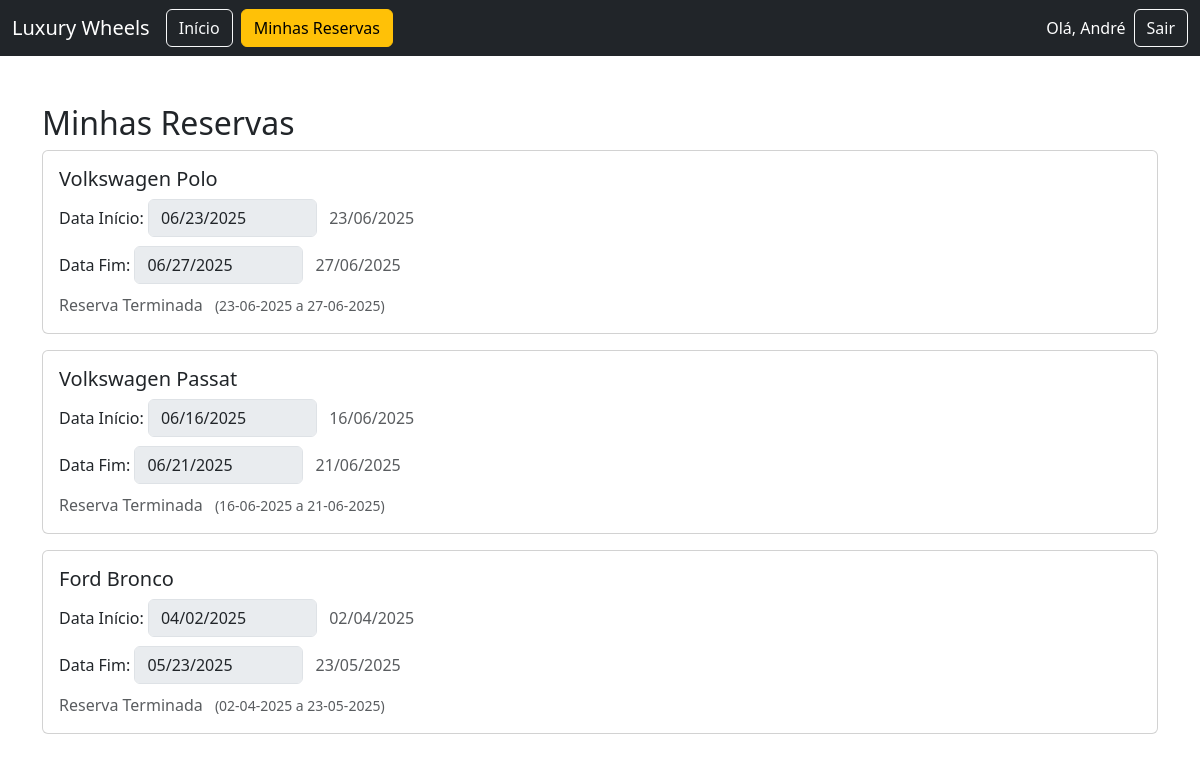
The page /minhas_reservas (signed in) on the database its author committed.
### tables this page shows
CREATE TABLE "reservas" (
	"id"	INTEGER NOT NULL,
	"cliente_id"	INTEGER,
	"veiculo_id"	INTEGER,
	"data_inicio"	TEXT,
	"data_fim"	TEXT,
	"forma_pagamento_id"	INTEGER,
	"valor_total"	REAL,
	"estado"	TEXT,
	PRIMARY KEY("id" AUTOINCREMENT)
);

CREATE TABLE "veiculos" (
	"id"	INTEGER NOT NULL,
	"marca"	TEXT,
	"modelo"	TEXT,
	"categoria"	TEXT,
	"transmissao"	TEXT,
	"tipo"	TEXT,
	"capacidade_pessoas"	TEXT,
	"valor_diaria"	REAL,
	"data_ultima_revisao"	TEXT,
	"data_proxima_revisao"	TEXT,
	"data_inspecao_obrigatoria"	TEXT,
	"em_manutencao"	INTEGER,
	"disponivel"	INTEGER,
	"imagem"	TEXT,
	PRIMARY KEY("id" AUTOINCREMENT)
);

### web_app/app.py (the view, shortened to what this page needs)
@app.route('/minhas_reservas', methods=['GET', 'POST'])
def minhas_reservas():
    if 'user' not in session:
        flash("Precisa de iniciar sessão para ver suas reservas.", "warning")
        return redirect(url_for('login'))
    db = get_db()
    cliente_id = session['user']['id']
    reservas = db.execute("""
        SELECT r.*, v.marca, v.modelo FROM reservas r
        JOIN veiculos v ON v.id = r.veiculo_id
        WHERE r.cliente_id = ?
        ORDER BY r.data_inicio DESC
    """, (cliente_id,)).fetchall()
    reservas = [dict(r) for r in reservas]
    for r in reservas:
        r['data_inicio'] = datetime.strptime(r['data_inicio'], "%Y-%m-%d").date()
        r['data_fim'] = datetime.strptime(r['data_fim'], "%Y-%m-%d").date()
    return render_template('minhas_reservas.html', reservas=reservas, current_date=datetime.now().date())

### web_app/app.py (called while the page is built)
def get_db():
    if 'db' not in g:
        g.db = sqlite3.connect(DATABASE)
        g.db.row_factory = sqlite3.Row
    return g.db

@app.teardown_appcontext
def close_connection(exception):
    db = g.pop('db', None)
    if db is not None:
        db.close()

@app.context_processor
def inject_user():
    return dict(user=session.get('user'))

### web_app/templates/minhas_reservas.html (shortened to what this page needs)
<!DOCTYPE html>
<html lang="pt">
<head>
    <link href="https://cdn.jsdelivr.net/npm/bootstrap@5.3.0/dist/css/bootstrap.min.css" rel="stylesheet">
</head>
<body>
    <nav class="navbar navbar-dark bg-dark">
        <div class="container-fluid d-flex justify-content-between align-items-center">
            <div class="d-flex align-items-center">
                <a class="navbar-brand me-3" href="/">Luxury Wheels</a>
                <a class="btn btn-outline-light me-2" href="/">Início</a>
                <a class="btn btn-warning" href="{{ url_for('minhas_reservas') }}">Minhas Reservas</a>
            </div>
            <div class="d-flex align-items-center">
                {% if user %}
                    <span class="text-white me-2">Olá, {{ user['nome'] }}</span>
                    <a class="btn btn-outline-light" href="{{ url_for('logout') }}">Sair</a>
                {% else %}
                    <a class="btn btn-outline-light me-2" href="{{ url_for('login') }}">Iniciar Sessão</a>
                    <a class="btn btn-outline-light" href="{{ url_for('register') }}">Registar</a>
                {% endif %}
            </div>
        </div>
    </nav>
    <div class="container mt-5">
        <h2>Minhas Reservas</h2>
        {% if reservas %}
            {% for r in reservas %}
                {% set reserva_terminada = r['data_fim'] <= current_date %}
                <div class="card mb-3">
                    <div class="card-body">
                        <h5>{{ r['marca'] }} {{ r['modelo'] }}</h5>
                        <form method="post">
                            <div class="mb-2">
                                <label class="form-label">Data Início:</label>
                                <input type="date" class="form-control d-inline-block w-auto"
                                       name="data_inicio" value="{{ r['data_inicio'].strftime('%Y-%m-%d') }}"
                                       {% if reserva_terminada %}disabled{% endif %}>
                                <span class="text-muted ms-2">{{ r['data_inicio'].strftime('%d/%m/%Y') }}</span>
                            </div>
                            <div class="mb-2">
                                <label class="form-label">Data Fim:</label>
                                <input type="date" class="form-control d-inline-block w-auto"
                                       name="data_fim" value="{{ r['data_fim'].strftime('%Y-%m-%d') }}"
                                       {% if reserva_terminada %}disabled{% endif %}>
                                <span class="text-muted ms-2">{{ r['data_fim'].strftime('%d/%m/%Y') }}</span>
                            </div>
                            {% if reserva_terminada %}
                                <span class="text-muted">Reserva Terminada</span>
                                <small class="text-muted ms-2">
                                    ({{ r['data_inicio'].strftime('%d-%m-%Y') }} a {{ r['data_fim'].strftime('%d-%m-%Y') }})
                                </small>
                            {% else %}
                                <div class="mt-2">
                                    <button type="submit" name="atualizar" class="btn btn-primary btn-sm">Atualizar</button>
                                    <button type="submit" name="cancelar" class="btn btn-danger btn-sm"
                                            onclick="return confirm('Cancelar esta reserva?')">Cancelar</button>
                                </div>
                            {% endif %}
                        </form>
                    </div>
                </div>
            {% endfor %}
        {% else %}
            <p>Não possui reservas ativas.</p>
        {% endif %}
    </div>
</body>
</html>

### rows shown on the page
reservas: marca "Volkswagen", modelo "Polo", data_inicio "06/23/2025", data_inicio "23/06/2025", data_fim "06/27/2025", data_fim "27/06/2025", data_inicio "23-06-2025", data_fim "27-06-2025"
reservas: marca "Volkswagen", modelo "Passat", data_inicio "06/16/2025", data_inicio "16/06/2025", data_fim "06/21/2025", data_fim "21/06/2025", data_inicio "16-06-2025", data_fim "21-06-2025"
reservas: marca "Ford", modelo "Bronco", data_inicio "04/02/2025", data_inicio "02/04/2025", data_fim "05/23/2025", data_fim "23/05/2025", data_inicio "02-04-2025", data_fim "23-05-2025"

### other values the page prints
{{ user['nome'] }} "André"
